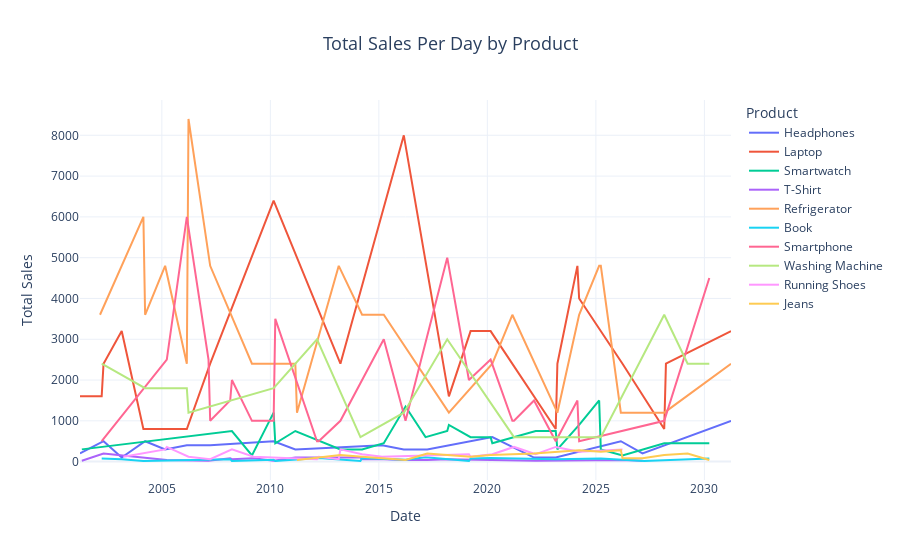
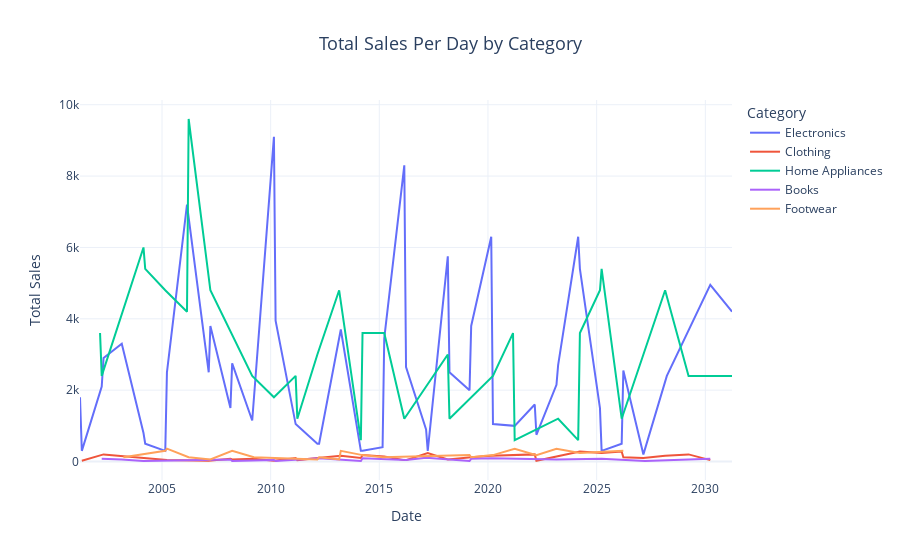
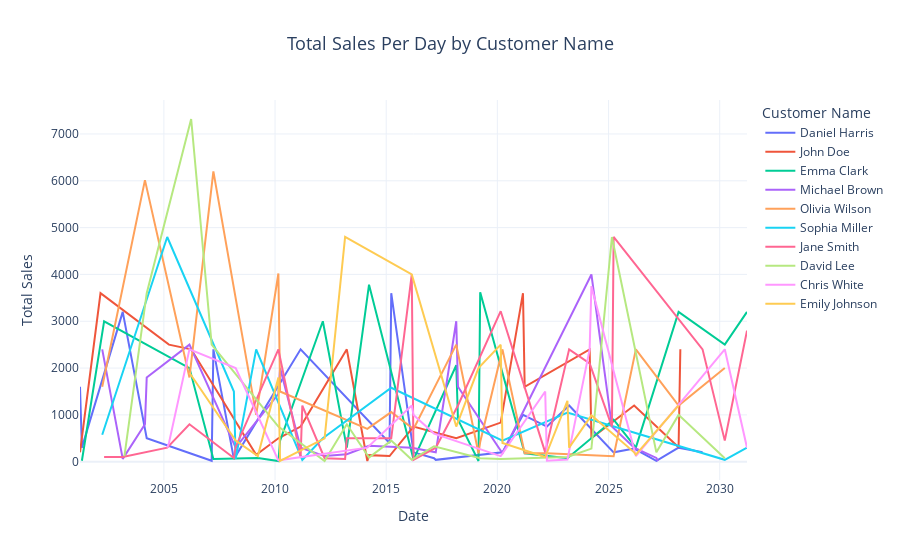

Notebook source saved alongside these figures, in order:
### Code cell
categorical_variables=['Product', 'Category','Customer Name', 'Customer Location', 'Payment Method','Status']
for category in categorical_variables:
    lineplot_category(category)

### Figure 1 — Plotly figure (JSON) as saved in the notebook; plotly's stock layout.template omitted (floating-point values rounded to 4 significant figures)
{"data": [{"hovertemplate": "Product=Headphones<br>Date=%{x}<br>Total Sales=%{y}<extra></extra>", "legendgroup": "Headphones", "line": {"color": "#636efa", "dash": "solid"}, "marker": {"symbol": "circle"}, "mode": "lines", "name": "Headphones", "orientation": "v", "showlegend": true, "type": "scatter", "x": ["01-03-25", "02-04-25", "03-02-25", "04-03-25", "05-02-25", "06-02-25", "07-03-25", "10-02-25", "11-02-25", "15-02-25", "16-02-25", "16-03-25", "17-02-25", "17-03-25", "20-03-25", "22-02-25", "23-02-25", "26-02-25", "27-02-25", "31-03-25"], "xaxis": "x", "y": [200, 500, 100, 500, 300, 400, 400, 500, 300, 400, 300, 300, 300, 300, 600, 100, 100, 500, 200, 1000], "yaxis": "y"}, {"hovertemplate": "Product=Laptop<br>Date=%{x}<br>Total Sales=%{y}<extra></extra>", "legendgroup": "Laptop", "line": {"color": "#EF553B", "dash": "solid"}, "marker": {"symbol": "circle"}, "mode": "lines", "name": "Laptop", "orientation": "v", "showlegend": true, "type": "scatter", "x": ["01-03-25", "02-03-25", "02-04-25", "03-02-25", "04-02-25", "06-02-25", "07-03-25", "10-02-25", "13-03-25", "16-02-25", "18-03-25", "19-03-25", "20-02-25", "23-02-25", "23-03-25", "24-02-25", "24-03-25", "26-03-25", "28-02-25", "28-03-25", "31-03-25"], "xaxis": "x", "y": [1600, 1600, 2400, 3200, 800, 800, 2400, 6400, 2400, 8000, 1600, 3200, 3200, 800, 2400, 4800, 4000, 2400, 800, 2400, 3200], "yaxis": "y"}, {"hovertemplate": "Product=Smartwatch<br>Date=%{x}<br>Total Sales=%{y}<extra></extra>", "legendgroup": "Smartwatch", "line": {"color": "#00cc96", "dash": "solid"}, "marker": {"symbol": "circle"}, "mode": "lines", "name": "Smartwatch", "orientation": "v", "showlegend": true, "type": "scatter", "x": ["01-04-25", "08-03-25", "09-02-25", "10-02-25", "10-03-25", "11-02-25", "13-03-25", "14-02-25", "14-03-25", "15-03-25", "16-03-25", "17-02-25", "18-02-25", "18-03-25", "19-03-25", "20-02-25", "20-03-25", "22-03-25", "23-02-25", "23-03-25", "24-03-25", "25-02-25", "25-03-25", "26-03-25", "28-02-25", "30-03-25"], "xaxis": "x", "y": [300, 750, 150, 1200, 450, 750, 300, 300, 300, 450, 1350, 600, 750, 900, 600, 600, 450, 750, 750, 300, 900, 1500, 300, 150, 450, 450], "yaxis": "y"}, {"hovertemplate": "Product=T-Shirt<br>Date=%{x}<br>Total Sales=%{y}<extra></extra>", "legendgroup": "T-Shirt", "line": {"color": "#ab63fa", "dash": "solid"}, "marker": {"symbol": "circle"}, "mode": "lines", "name": "T-Shirt", "orientation": "v", "showlegend": true, "type": "scatter", "x": ["01-04-25", "02-04-25", "05-03-25", "07-02-25", "08-02-25", "08-03-25", "09-03-25", "10-02-25", "11-02-25", "14-02-25", "14-03-25", "15-03-25", "16-02-25", "17-03-25", "18-02-25", "22-03-25", "26-03-25", "27-02-25"], "xaxis": "x", "y": [20, 200, 40, 20, 80, 60, 80, 20, 100, 100, 60, 60, 40, 40, 60, 20, 40, 20], "yaxis": "y"}, {"hovertemplate": "Product=Refrigerator<br>Date=%{x}<br>Total Sales=%{y}<extra></extra>", "legendgroup": "Refrigerator", "line": {"color": "#FFA15A", "dash": "solid"}, "marker": {"symbol": "circle"}, "mode": "lines", "name": "Refrigerator", "orientation": "v", "showlegend": true, "type": "scatter", "x": ["02-02-25", "04-02-25", "04-03-25", "05-02-25", "06-02-25", "06-03-25", "07-03-25", "09-02-25", "11-02-25", "11-03-25", "13-02-25", "14-03-25", "15-03-25", "18-03-25", "20-03-25", "21-02-25", "23-03-25", "24-03-25", "25-02-25", "25-03-25", "26-02-25", "28-02-25", "31-03-25"], "xaxis": "x", "y": [3600, 6000, 3600, 4800, 2400, 8400, 4800, 2400, 2400, 1200, 4800, 3600, 3600, 1200, 2400, 3600, 1200, 3600, 4800, 4800, 1200, 1200, 2400], "yaxis": "y"}, {"hovertemplate": "Product=Book<br>Date=%{x}<br>Total Sales=%{y}<extra></extra>", "legendgroup": "Book", "line": {"color": "#19d3f3", "dash": "solid"}, "marker": {"symbol": "circle"}, "mode": "lines", "name": "Book", "orientation": "v", "showlegend": true, "type": "scatter", "x": ["02-03-25", "03-02-25", "04-02-25", "08-02-25", "08-03-25", "10-02-25", "10-03-25", "12-03-25", "14-02-25", "14-03-25", "16-03-25", "17-02-25", "19-02-25", "19-03-25", "20-02-25", "23-02-25", "25-03-25", "27-03-25", "30-03-25"], "xaxis": "x", "y": [75, 60, 15, 60, 15, 45, 15, 90, 15, 90, 45, 105, 15, 75, 90, 60, 75, 15, 75], "yaxis": "y"}, {"hovertemplate": "Product=Smartphone<br>Date=%{x}<br>Total Sales=%{y}<extra></extra>", "legendgroup": "Smartphone", "line": {"color": "#FF6692", "dash": "solid"}, "marker": {"symbol": "circle"}, "mode": "lines", "name": "Smartphone", "orientation": "v", "showlegend": true, "type": "scatter", "x": ["02-03-25", "05-03-25", "06-02-25", "07-02-25", "07-03-25", "08-02-25", "08-03-25", "09-02-25", "10-02-25", "10-03-25", "12-02-25", "12-03-25", "13-03-25", "15-03-25", "16-03-25", "18-02-25", "19-02-25", "20-02-25", "21-02-25", "21-03-25", "22-02-25", "23-02-25", "24-02-25", "24-03-25", "28-02-25", "30-03-25"], "xaxis": "x", "y": [500, 2500, 6000, 2500, 1000, 1500, 2000, 1000, 1000, 3500, 500, 500, 1000, 3000, 1000, 5000, 2000, 2500, 1000, 1000, 1500, 500, 1500, 500, 1000, 4500], "yaxis": "y"}, {"hovertemplate": "Product=Washing Machine<br>Date=%{x}<br>Total Sales=%{y}<extra></extra>", "legendgroup": "Washing Machine", "line": {"color": "#B6E880", "dash": "solid"}, "marker": {"symbol": "circle"}, "mode": "lines", "name": "Washing Machine", "orientation": "v", "showlegend": true, "type": "scatter", "x": ["02-03-25", "04-03-25", "06-02-25", "06-03-25", "10-02-25", "12-02-25", "14-02-25", "16-02-25", "18-02-25", "21-03-25", "24-02-25", "25-03-25", "28-02-25", "29-03-25", "30-03-25"], "xaxis": "x", "y": [2400, 1800, 1800, 1200, 1800, 3000, 600, 1200, 3000, 600, 600, 600, 3600, 2400, 2400], "yaxis": "y"}, {"hovertemplate": "Product=Running Shoes<br>Date=%{x}<br>Total Sales=%{y}<extra></extra>", "legendgroup": "Running Shoes", "line": {"color": "#FF97FF", "dash": "solid"}, "marker": {"symbol": "circle"}, "mode": "lines", "name": "Running Shoes", "orientation": "v", "showlegend": true, "type": "scatter", "x": ["03-03-25", "05-02-25", "05-03-25", "06-03-25", "07-03-25", "08-03-25", "09-03-25", "12-02-25", "12-03-25", "13-02-25", "13-03-25", "14-03-25", "15-02-25", "19-02-25", "19-03-25", "20-02-25", "20-03-25", "21-03-25", "22-03-25", "23-02-25", "24-03-25", "26-03-25"], "xaxis": "x", "y": [120, 300, 360, 120, 60, 300, 120, 60, 120, 60, 300, 180, 120, 180, 120, 180, 180, 360, 180, 360, 240, 300], "yaxis": "y"}, {"hovertemplate": "Product=Jeans<br>Date=%{x}<br>Total Sales=%{y}<extra></extra>", "legendgroup": "Jeans", "line": {"color": "#FECB52", "dash": "solid"}, "marker": {"symbol": "circle"}, "mode": "lines", "name": "Jeans", "orientation": "v", "showlegend": true, "type": "scatter", "x": ["11-03-25", "13-03-25", "14-03-25", "15-03-25", "16-03-25", "17-03-25", "19-03-25", "20-02-25", "22-02-25", "24-03-25", "25-03-25", "26-02-25", "26-03-25", "27-02-25", "28-02-25", "29-03-25", "30-03-25"], "xaxis": "x", "y": [40, 160, 120, 80, 40, 200, 120, 160, 200, 280, 240, 280, 80, 80, 160, 200, 40], "yaxis": "y"}], "layout": {"autosize": true, "legend": {"title": {"text": "Product"}, "tracegroupgap": 0}, "title": {"font": {"size": 18}, "text": "Total Sales Per Day by Product", "x": 0.5}, "xaxis": {"anchor": "y", "autorange": true, "domain": [0, 1], "range": ["2001-03-25", "2031-03-25"], "title": {"text": "Date"}, "type": "date"}, "yaxis": {"anchor": "x", "autorange": true, "domain": [0, 1], "range": [-450.8, 8866.0], "title": {"text": "Total Sales"}, "type": "linear"}}}

### Figure 2 — Plotly figure (JSON) as saved in the notebook; plotly's stock layout.template omitted (floating-point values rounded to 4 significant figures)
{"data": [{"hovertemplate": "Category=Electronics<br>Date=%{x}<br>Total Sales=%{y}<extra></extra>", "legendgroup": "Electronics", "line": {"color": "#636efa", "dash": "solid"}, "marker": {"symbol": "circle"}, "mode": "lines", "name": "Electronics", "orientation": "v", "showlegend": true, "type": "scatter", "x": ["01-03-25", "01-04-25", "02-03-25", "02-04-25", "03-02-25", "04-02-25", "04-03-25", "05-02-25", "05-03-25", "06-02-25", "07-02-25", "07-03-25", "08-02-25", "08-03-25", "09-02-25", "10-02-25", "10-03-25", "11-02-25", "12-02-25", "12-03-25", "13-03-25", "14-02-25", "14-03-25", "15-02-25", "15-03-25", "16-02-25", "16-03-25", "17-02-25", "17-03-25", "18-02-25", "18-03-25", "19-02-25", "19-03-25", "20-02-25", "20-03-25", "21-02-25", "21-03-25", "22-02-25", "22-03-25", "23-02-25", "23-03-25", "24-02-25", "24-03-25", "25-02-25", "25-03-25", "26-02-25", "26-03-25", "27-02-25", "28-02-25", "28-03-25", "30-03-25", "31-03-25"], "xaxis": "x", "y": [1800, 300, 2100, 2900, 3300, 800, 500, 300, 2500, 7200, 2500, 3800, 1500, 2750, 1150, 9100, 3950, 1050, 500, 500, 3700, 300, 300, 400, 3450, 8300, 2650, 900, 300, 5750, 2500, 2000, 3800, 6300, 1050, 1000, 1000, 1600, 750, 2150, 2700, 6300, 5400, 1500, 300, 500, 2550, 200, 2250, 2400, 4950, 4200], "yaxis": "y"}, {"hovertemplate": "Category=Clothing<br>Date=%{x}<br>Total Sales=%{y}<extra></extra>", "legendgroup": "Clothing", "line": {"color": "#EF553B", "dash": "solid"}, "marker": {"symbol": "circle"}, "mode": "lines", "name": "Clothing", "orientation": "v", "showlegend": true, "type": "scatter", "x": ["01-04-25", "02-04-25", "05-03-25", "07-02-25", "08-02-25", "08-03-25", "09-03-25", "10-02-25", "11-02-25", "11-03-25", "13-03-25", "14-02-25", "14-03-25", "15-03-25", "16-02-25", "16-03-25", "17-03-25", "18-02-25", "19-03-25", "20-02-25", "22-02-25", "22-03-25", "24-03-25", "25-03-25", "26-02-25", "26-03-25", "27-02-25", "28-02-25", "29-03-25", "30-03-25"], "xaxis": "x", "y": [20, 200, 40, 20, 80, 60, 80, 20, 100, 40, 160, 100, 180, 140, 40, 40, 240, 60, 120, 160, 200, 20, 280, 240, 280, 120, 100, 160, 200, 40], "yaxis": "y"}, {"hovertemplate": "Category=Home Appliances<br>Date=%{x}<br>Total Sales=%{y}<extra></extra>", "legendgroup": "Home Appliances", "line": {"color": "#00cc96", "dash": "solid"}, "marker": {"symbol": "circle"}, "mode": "lines", "name": "Home Appliances", "orientation": "v", "showlegend": true, "type": "scatter", "x": ["02-02-25", "02-03-25", "04-02-25", "04-03-25", "05-02-25", "06-02-25", "06-03-25", "07-03-25", "09-02-25", "10-02-25", "11-02-25", "11-03-25", "12-02-25", "13-02-25", "14-02-25", "14-03-25", "15-03-25", "16-02-25", "18-02-25", "18-03-25", "20-03-25", "21-02-25", "21-03-25", "23-03-25", "24-02-25", "24-03-25", "25-02-25", "25-03-25", "26-02-25", "28-02-25", "29-03-25", "30-03-25", "31-03-25"], "xaxis": "x", "y": [3600, 2400, 6000, 5400, 4800, 4200, 9600, 4800, 2400, 1800, 2400, 1200, 3000, 4800, 600, 3600, 3600, 1200, 3000, 1200, 2400, 3600, 600, 1200, 600, 3600, 4800, 5400, 1200, 4800, 2400, 2400, 2400], "yaxis": "y"}, {"hovertemplate": "Category=Books<br>Date=%{x}<br>Total Sales=%{y}<extra></extra>", "legendgroup": "Books", "line": {"color": "#ab63fa", "dash": "solid"}, "marker": {"symbol": "circle"}, "mode": "lines", "name": "Books", "orientation": "v", "showlegend": true, "type": "scatter", "x": ["02-03-25", "03-02-25", "04-02-25", "08-02-25", "08-03-25", "10-02-25", "10-03-25", "12-03-25", "14-02-25", "14-03-25", "16-03-25", "17-02-25", "19-02-25", "19-03-25", "20-02-25", "23-02-25", "25-03-25", "27-03-25", "30-03-25"], "xaxis": "x", "y": [75, 60, 15, 60, 15, 45, 15, 90, 15, 90, 45, 105, 15, 75, 90, 60, 75, 15, 75], "yaxis": "y"}, {"hovertemplate": "Category=Footwear<br>Date=%{x}<br>Total Sales=%{y}<extra></extra>", "legendgroup": "Footwear", "line": {"color": "#FFA15A", "dash": "solid"}, "marker": {"symbol": "circle"}, "mode": "lines", "name": "Footwear", "orientation": "v", "showlegend": true, "type": "scatter", "x": ["03-03-25", "05-02-25", "05-03-25", "06-03-25", "07-03-25", "08-03-25", "09-03-25", "12-02-25", "12-03-25", "13-02-25", "13-03-25", "14-03-25", "15-02-25", "19-02-25", "19-03-25", "20-02-25", "20-03-25", "21-03-25", "22-03-25", "23-02-25", "24-03-25", "26-03-25"], "xaxis": "x", "y": [120, 300, 360, 120, 60, 300, 120, 60, 120, 60, 300, 180, 120, 180, 120, 180, 180, 360, 180, 360, 240, 300], "yaxis": "y"}], "layout": {"autosize": true, "legend": {"title": {"text": "Category"}, "tracegroupgap": 0}, "title": {"font": {"size": 18}, "text": "Total Sales Per Day by Category", "x": 0.5}, "xaxis": {"anchor": "y", "autorange": true, "domain": [0, 1], "range": ["2001-03-25", "2031-03-25"], "title": {"text": "Date"}, "type": "date"}, "yaxis": {"anchor": "x", "autorange": true, "domain": [0, 1], "range": [-517.5, 10130.0], "title": {"text": "Total Sales"}, "type": "linear"}}}

### Figure 3 — Plotly figure (JSON) as saved in the notebook; plotly's stock layout.template omitted (floating-point values rounded to 4 significant figures)
{"data": [{"hovertemplate": "Customer Name=Daniel Harris<br>Date=%{x}<br>Total Sales=%{y}<extra></extra>", "legendgroup": "Daniel Harris", "line": {"color": "#636efa", "dash": "solid"}, "marker": {"symbol": "circle"}, "mode": "lines", "name": "Daniel Harris", "orientation": "v", "showlegend": true, "type": "scatter", "x": ["01-03-25", "01-04-25", "03-02-25", "04-03-25", "07-02-25", "07-03-25", "08-02-25", "11-02-25", "15-02-25", "15-03-25", "16-03-25", "17-02-25", "17-03-25", "20-03-25", "21-02-25", "22-03-25", "23-03-25", "25-03-25", "26-02-25", "27-02-25", "28-02-25", "29-03-25"], "xaxis": "x", "y": [1600, 300, 3200, 500, 20, 2400, 60, 2400, 400, 3600, 200, 75, 40, 200, 1000, 750, 1200, 200, 280, 20, 300, 200], "yaxis": "y"}, {"hovertemplate": "Customer Name=John Doe<br>Date=%{x}<br>Total Sales=%{y}<extra></extra>", "legendgroup": "John Doe", "line": {"color": "#EF553B", "dash": "solid"}, "marker": {"symbol": "circle"}, "mode": "lines", "name": "John Doe", "orientation": "v", "showlegend": true, "type": "scatter", "x": ["01-03-25", "02-02-25", "05-03-25", "06-03-25", "09-02-25", "10-02-25", "11-02-25", "13-03-25", "14-02-25", "14-03-25", "15-02-25", "16-03-25", "18-02-25", "20-02-25", "21-02-25", "21-03-25", "24-02-25", "24-03-25", "26-02-25", "28-02-25", "28-03-25"], "xaxis": "x", "y": [200, 3600, 2500, 2400, 150, 500, 750, 2400, 15, 140, 120, 750, 500, 835, 3600, 1600, 2400, 500, 1200, 310, 2400], "yaxis": "y"}, {"hovertemplate": "Customer Name=Emma Clark<br>Date=%{x}<br>Total Sales=%{y}<extra></extra>", "legendgroup": "Emma Clark", "line": {"color": "#00cc96", "dash": "solid"}, "marker": {"symbol": "circle"}, "mode": "lines", "name": "Emma Clark", "orientation": "v", "showlegend": true, "type": "scatter", "x": ["01-04-25", "02-04-25", "06-02-25", "07-03-25", "09-03-25", "10-02-25", "10-03-25", "12-02-25", "13-03-25", "14-03-25", "16-03-25", "18-02-25", "18-03-25", "19-02-25", "19-03-25", "21-03-25", "23-02-25", "25-03-25", "26-03-25", "28-02-25", "30-03-25", "31-03-25"], "xaxis": "x", "y": [20, 3000, 2000, 60, 80, 15, 450, 3000, 300, 3780, 45, 2060, 900, 15, 3620, 180, 75, 900, 300, 3200, 2500, 3200], "yaxis": "y"}, {"hovertemplate": "Customer Name=Michael Brown<br>Date=%{x}<br>Total Sales=%{y}<extra></extra>", "legendgroup": "Michael Brown", "line": {"color": "#ab63fa", "dash": "solid"}, "marker": {"symbol": "circle"}, "mode": "lines", "name": "Michael Brown", "orientation": "v", "showlegend": true, "type": "scatter", "x": ["02-03-25", "03-02-25", "04-02-25", "04-03-25", "06-02-25", "08-03-25", "10-02-25", "10-03-25", "11-02-25", "12-03-25", "13-03-25", "14-03-25", "16-02-25", "17-03-25", "18-02-25", "18-03-25", "20-03-25", "24-03-25", "25-02-25", "26-02-25", "27-02-25", "27-03-25"], "xaxis": "x", "y": [2400, 60, 800, 1800, 2500, 300, 1450, 2000, 300, 120, 160, 340, 300, 200, 3000, 1600, 180, 4000, 750, 300, 80, 15], "yaxis": "y"}, {"hovertemplate": "Customer Name=Olivia Wilson<br>Date=%{x}<br>Total Sales=%{y}<extra></extra>", "legendgroup": "Olivia Wilson", "line": {"color": "#FFA15A", "dash": "solid"}, "marker": {"symbol": "circle"}, "mode": "lines", "name": "Olivia Wilson", "orientation": "v", "showlegend": true, "type": "scatter", "x": ["02-03-25", "04-02-25", "06-02-25", "07-03-25", "09-02-25", "10-02-25", "10-03-25", "14-02-25", "15-03-25", "16-03-25", "18-02-25", "19-02-25", "19-03-25", "20-03-25", "21-03-25", "22-03-25", "25-03-25", "26-03-25", "28-02-25", "30-03-25"], "xaxis": "x", "y": [1600, 6015, 1800, 6200, 1000, 4020, 1500, 700, 1060, 700, 2500, 180, 420, 2400, 180, 180, 115, 2400, 1200, 2000], "yaxis": "y"}, {"hovertemplate": "Customer Name=Sophia Miller<br>Date=%{x}<br>Total Sales=%{y}<extra></extra>", "legendgroup": "Sophia Miller", "line": {"color": "#19d3f3", "dash": "solid"}, "marker": {"symbol": "circle"}, "mode": "lines", "name": "Sophia Miller", "orientation": "v", "showlegend": true, "type": "scatter", "x": ["02-03-25", "05-02-25", "08-02-25", "08-03-25", "09-02-25", "11-03-25", "12-02-25", "15-03-25", "20-03-25", "23-02-25", "30-03-25", "31-03-25"], "xaxis": "x", "y": [575, 4800, 1500, 60, 2400, 40, 500, 1580, 450, 1050, 40, 300], "yaxis": "y"}, {"hovertemplate": "Customer Name=Jane Smith<br>Date=%{x}<br>Total Sales=%{y}<extra></extra>", "legendgroup": "Jane Smith", "line": {"color": "#FF6692", "dash": "solid"}, "marker": {"symbol": "circle"}, "mode": "lines", "name": "Jane Smith", "orientation": "v", "showlegend": true, "type": "scatter", "x": ["02-04-25", "03-02-25", "05-02-25", "06-02-25", "08-02-25", "08-03-25", "10-02-25", "11-02-25", "11-03-25", "12-03-25", "13-02-25", "13-03-25", "15-03-25", "16-02-25", "16-03-25", "17-03-25", "18-03-25", "20-02-25", "22-02-25", "23-03-25", "24-02-25", "25-02-25", "25-03-25", "29-03-25", "30-03-25", "31-03-25"], "xaxis": "x", "y": [100, 100, 300, 800, 80, 315, 2400, 100, 1200, 75, 60, 500, 500, 4000, 40, 300, 1200, 3215, 200, 2400, 2100, 750, 4800, 2400, 450, 2800], "yaxis": "y"}, {"hovertemplate": "Customer Name=David Lee<br>Date=%{x}<br>Total Sales=%{y}<extra></extra>", "legendgroup": "David Lee", "line": {"color": "#B6E880", "dash": "solid"}, "marker": {"symbol": "circle"}, "mode": "lines", "name": "David Lee", "orientation": "v", "showlegend": true, "type": "scatter", "x": ["03-03-25", "04-03-25", "06-03-25", "07-02-25", "10-02-25", "12-02-25", "12-03-25", "13-03-25", "14-03-25", "15-03-25", "16-02-25", "17-02-25", "19-03-25", "20-02-25", "23-02-25", "24-03-25", "25-02-25", "27-02-25", "28-02-25", "30-03-25"], "xaxis": "x", "y": [120, 3600, 7320, 2500, 750, 60, 15, 800, 90, 450, 40, 330, 75, 60, 100, 280, 4800, 200, 1000, 75], "yaxis": "y"}, {"hovertemplate": "Customer Name=Chris White<br>Date=%{x}<br>Total Sales=%{y}<extra></extra>", "legendgroup": "Chris White", "line": {"color": "#FF97FF", "dash": "solid"}, "marker": {"symbol": "circle"}, "mode": "lines", "name": "Chris White", "orientation": "v", "showlegend": true, "type": "scatter", "x": ["05-02-25", "05-03-25", "06-02-25", "08-03-25", "10-02-25", "14-02-25", "16-02-25", "16-03-25", "17-02-25", "20-02-25", "22-02-25", "22-03-25", "23-02-25", "24-02-25", "24-03-25", "26-03-25", "30-03-25", "31-03-25"], "xaxis": "x", "y": [300, 400, 2400, 2000, 30, 300, 1200, 1000, 600, 120, 1500, 20, 45, 2400, 3750, 120, 2400, 300], "yaxis": "y"}, {"hovertemplate": "Customer Name=Emily Johnson<br>Date=%{x}<br>Total Sales=%{y}<extra></extra>", "legendgroup": "Emily Johnson", "line": {"color": "#FECB52", "dash": "solid"}, "marker": {"symbol": "circle"}, "mode": "lines", "name": "Emily Johnson", "orientation": "v", "showlegend": true, "type": "scatter", "x": ["06-02-25", "08-03-25", "09-03-25", "10-02-25", "10-03-25", "12-03-25", "13-02-25", "16-02-25", "18-02-25", "19-02-25", "20-02-25", "20-03-25", "22-02-25", "23-02-25", "23-03-25", "24-03-25", "26-02-25", "26-03-25", "28-02-25"], "xaxis": "x", "y": [1900, 450, 120, 1800, 15, 500, 4800, 4000, 750, 2000, 2500, 400, 100, 1300, 300, 990, 200, 150, 1200], "yaxis": "y"}], "layout": {"autosize": true, "legend": {"title": {"text": "Customer Name"}, "tracegroupgap": 0}, "title": {"font": {"size": 18}, "text": "Total Sales Per Day by Customer Name", "x": 0.5}, "xaxis": {"anchor": "y", "autorange": true, "domain": [0, 1], "range": ["2001-03-25", "2031-03-25"], "title": {"text": "Date"}, "type": "date"}, "yaxis": {"anchor": "x", "autorange": true, "domain": [0, 1], "range": [-390.8, 7726.0], "title": {"text": "Total Sales"}, "type": "linear"}}}
